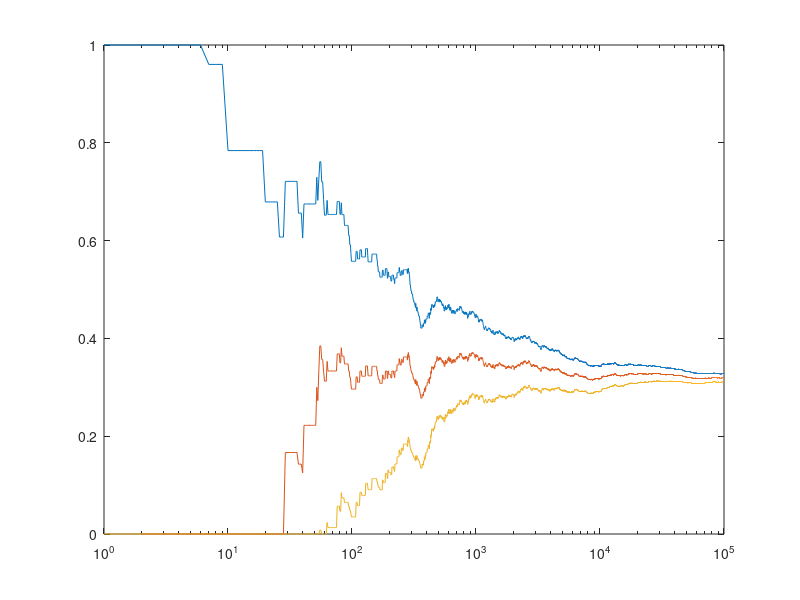

This figure's MATLAB source:
function cpsc422A2Q2a ()
    sample = csvread('rs_1.csv');
    [N,D] = size(sample);    
    x = 1:N;
    y = zeros(N,1);
    eLower = zeros(N,1);
    eUpper = ones(N,1);
    numberOfRain = 0;
    currentNumberOfAccepted = 0;
    for i = 1:N;
       if sample(i,1) == 1
           numberOfRain = numberOfRain + 1;
           currentNumberOfAccepted = currentNumberOfAccepted + 1;
       elseif sample (i,1) == 2
           currentNumberOfAccepted = currentNumberOfAccepted + 1;
       end
       y(i,1) = (numberOfRain/currentNumberOfAccepted);
       e = sqrt(log(0.05/2)/(-2*currentNumberOfAccepted));
       lower = y(i,1) - e;
       upper = y(i,1) + e;
       if lower >= 0
           eLower(i,1) = lower;
       end
       if upper <= 1
           eUpper(i,1) = upper;
       end
       
    end
    semilogx(x, eUpper);
    hold on;
    semilogx(x, y);
    hold on;
    semilogx(x, eLower);
    disp('P(r | +w, +s) = ');
    disp(y(N,1));
end

